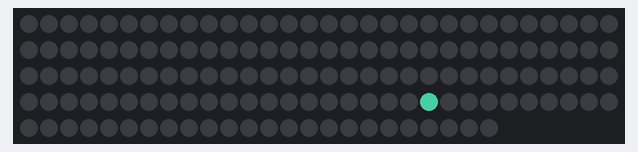
Recording of a sketch running on a simulated Arduino Uno, built with avr-gcc and run on an emulated ATmega328P. Parts: 144 RGB LEDs in strip order, left to right, continuing on the next row. Dim RGB values are drawn brighter than linear; random numbers use the default seed unless the sketch sets one.

Above: at 0.01 s.
At 4.92 s:
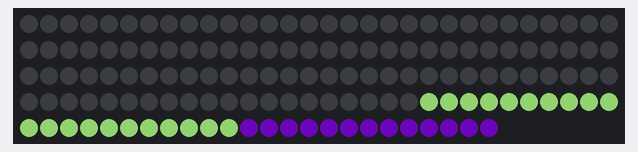
At 9.95 s:
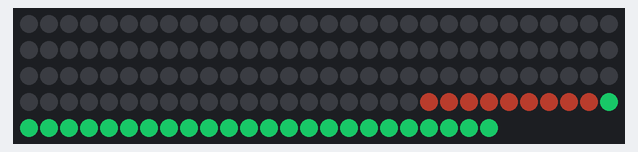
At 19.9 s:
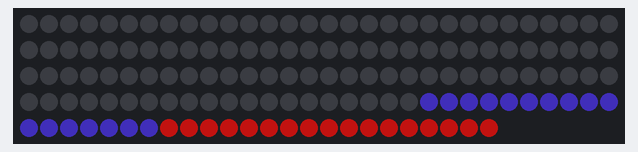
At 29.85 s:
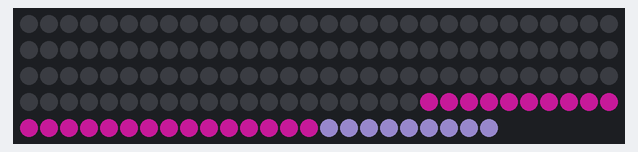
At 39.9 s:
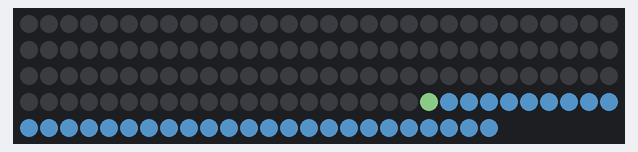

The sketch:

attinyTest.ino
```cpp
#include <Adafruit_NeoPixel.h>

long randNumber;
#define PIN 0
#define NUMPIXELS 144

Adafruit_NeoPixel pixels = Adafruit_NeoPixel(NUMPIXELS, PIN, NEO_GRB + NEO_KHZ800);

int delayval = 50;

void setup() {
  // put your setup code here, to run once:
  pixels.begin();
}

void loop() {
  // put your main code here, to run repeatedly:
  int r = random(128);
  int g = random(128);
  int b = random(128);

    for(int i=110; i<NUMPIXELS; i++) {
      pixels.setPixelColor(i, pixels.Color(r,g,b));
      pixels.show();
      delay(delayval);

      }

}
```
